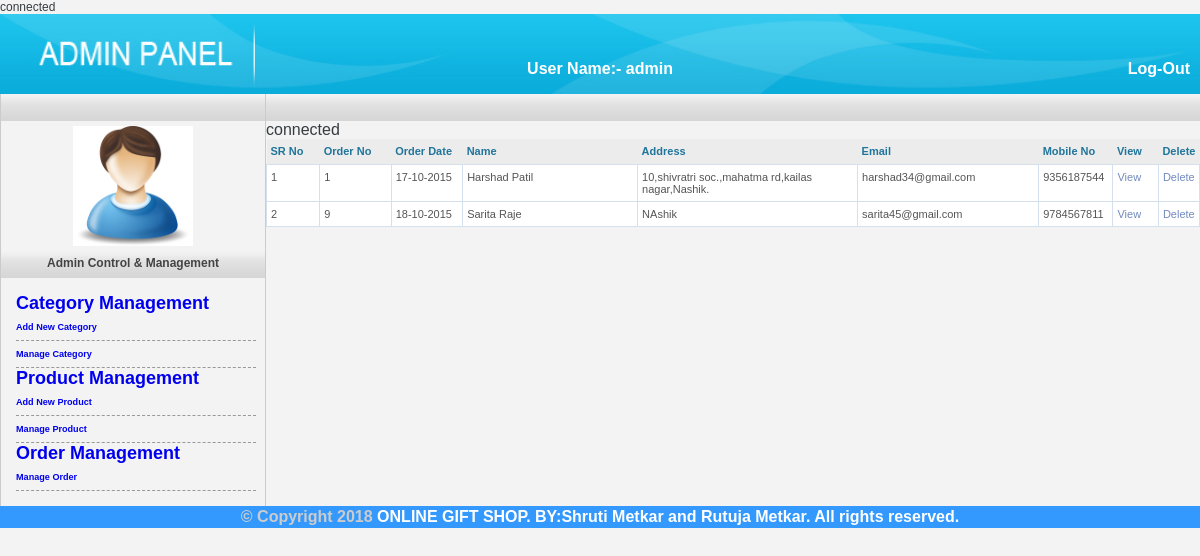
The page /admin/manage-order.php on the database its author committed.
### tables this page shows
CREATE TABLE IF NOT EXISTS `ordermaster` (
`orderid` int(11) NOT NULL,
  `orderdate` datetime NOT NULL,
  `membername` varchar(255) NOT NULL,
  `address` varchar(500) NOT NULL,
  `email` varchar(255) NOT NULL,
  `mobileno` varchar(255) NOT NULL,
  `cardno` varchar(255) NOT NULL,
  `netamount` varchar(255) NOT NULL
);

### admin/manage-order.php (the view, shortened to what this page needs)
<?Php require('include/header.php');?>
 <table border="0" cellpadding="0" cellspacing="0" width="100%" class="table_list">
   <tr>
          <th width="6%">SR No</th>
          <th width="8%">Order No</th>
    <th width="8%">Order Date</th>
          <th width="20%">Name</th>
   <th width="25%">Address</th>
          <th width="20%">Email</th>
  <th width="8%">Mobile No</th>
          <th width="10%">View</th>
   <th width="10%">Delete</th>
        </tr>
<?Php
$servername = "localhost";
$username = "root";
$password = "";
$dbname = "giftshop";
$conn = mysqli_connect($servername, $username, $password, $dbname);
 $sql="SELECT * FROM ordermaster ORDER BY orderid ASC";
$result=mysqli_query($conn,$sql);
$rowcount=mysqli_num_rows($result);
if($rowcount!=0){$srno=0;while($row=mysqli_fetch_array($result)){$srno++;?>
  <tr>
   <td><?Php echo $srno;?></td>
 <td><?Php echo $row["orderid"];?></td>
  <td><?php echo date("d-m-Y",strtotime($row['orderdate']));?></td>
 <td><?Php echo $row["membername"];?></td>
 <td><?Php echo $row["address"];?></td>
 <td><?Php echo $row["email"];?></td>
 <td><?Php echo $row["mobileno"];?></td>
 <td><a href="view-order.php?rid=<?Php echo $row["orderid"];?>" title="Delete">View</a></td>
 <td><a href="delete-order.php?rid=<?Php echo $row["orderid"];?>" title="Delete">Delete</a></td>
        </tr>
   <?Php }}else{?>
        <tr>
          <th>No Record Found...</th>
        </tr>
   <?Php }?>
 </table>
 <?Php require('include/footer.php');?>

### admin/css/style.css (style rules this page uses)
body { background-color:#F3F3F3;color:#363d40;float:left;font-family:Verdana, Arial, Helvetica, sans-serif;font-size:12px;margin:0;padding:0;width:100%;word-wrap:word-wrap; }
html,div,a,p,span,img,h1,h2,h3,h4,h5,h6,ul,li,ol,label,form,pre { border:none;list-style-type:none;margin:0;outline:none;padding:0;text-decoration:none; }
.table_list { font-family:Verdana, Geneva, sans-serif, Arial, sans-serif;border-collapse:collapse;color:#555; }
.table_list th { background:#ececec;border:0 solid #D4E0EE;color:#21759b;cursor:pointer;font-size:11px;height:25px;padding:4px;text-align:left; }
.table_list td { background:#FFF;border:1px solid #D4E0EE;font-size:11px;padding:4px;vertical-align:top; }
.table_list tr td { padding:6px 4px; }
.table_list a:link,.table_list a:visited { color:#718ABE;text-decoration:none; }

### rows shown on the page
ordermaster: orderid "1", orderdate "17-10-2015", membername "Harshad Patil", address "10,shivratri soc.,mahatma rd,kailas nagar,Nashik.", email "harshad34@gmail.com", mobileno "9356187544"
ordermaster: orderid "9", orderdate "18-10-2015", membername "Sarita Raje", address "NAshik", email "sarita45@gmail.com", mobileno "9784567811"
